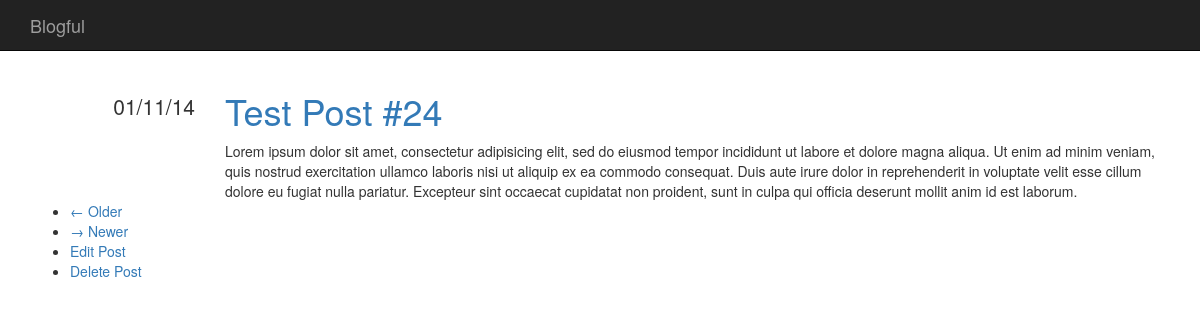
Page /post/24 on the committed database.
### blog/models.py (models this page shows)
class Post(Base):
    __tablename__ = "posts"
    id = Column(Integer, Sequence("post_id_sequence"), primary_key=True)
    title = Column(String(1024))
    content = Column(Text)
    datetime = Column(DateTime, default=datetime.datetime.now)
    author_id = Column(Integer, ForeignKey('users.id'))

### blog/views.py (the view)
@app.route("/")
@app.route("/post/<int:post>")
def posts(post=1, paginate_by=1):
    page_index = post #- 1
    count = session.query(Post).count()
    start = page_index * paginate_by
    end = start + paginate_by
    total_pages = (count - 1) / paginate_by + 1
    has_next = page_index > 0
    has_prev = page_index < total_pages - 1
    posts = session.query(Post)
    posts = posts.order_by(Post.datetime)
    posts = posts[start:end]
    return render_template("posts.html",
        posts=posts,
        has_next=has_next,
        has_prev=has_prev,
        post=post,
        total_pages=total_pages
    )

### blog/filters.py (called while the page is built)
@app.template_filter()
def dateformat(date, format):
    if not date:
        return None
    return date.strftime(format)

### blog/templates/posts.html
{% import "macros.html" as macros %}
{% extends "base.html" %}
{% block content %}
{% for post in posts %}
{{ macros.render_post(post) }}
{% endfor %}
<ul class="poster">
    {% if has_next %}
    <li class="previous" >
    <a href="{{ url_for('posts', post=post - 1) }}">&larr; Older</a>
    </li>
    {% endif %}
    {% if has_prev %}
    <li class="next">
    <a href="{{ url_for('posts', post=post + 1) }}">&rarr; Newer</a>
    </li>
    {% endif %}
    <li class="edit">
    <a href="edit/{{post}}">Edit Post</a>
	</li>
	<li class="delete">
    <a href="delete/{{post}}">Delete Post</a>
	</li>
</ul>
{% endblock %}

### blog/templates/macros.html (shortened to what this page needs)
{% macro render_post(post) %}
<div class="row">
    <div class="col-md-2 text-right metadata">
        <ul class="list-unstyled">
            <li>
                {{ post.datetime | dateformat("%d/%m/%y") }}
            </li>
        </ul>
    </div>
    <div class="col-md-10">
        <h1>
            <a href="/post/{{post.id -1}}">{{ post.title }}</a>
        </h1>
        {{ post.content | safe }}
    </div>
</div>
{% endmacro %}

### blog/static/css/main.css (style rules this page uses)
div.metadata { margin-top: 20px; font-size: 1.5em; }

### rows in the picture
Post: datetime "01/11/14", title "Test Post #24", content "Lorem ipsum dolor sit amet, consectetur adipisicing elit, sed do eiusmod tempor incididunt ut labore et dolore magna aliqua. Ut enim ad minim veniam, quis nostrud exercitation ullamco laboris nisi ut aliquip ex ea commodo consequat. Duis aute irure dolor in reprehenderit in voluptate velit esse cillum dolore eu fugiat nulla pariatur. Excepteur sint occaecat cupidatat non proident, sunt in culpa qui officia deserunt mollit anim id est laborum."
